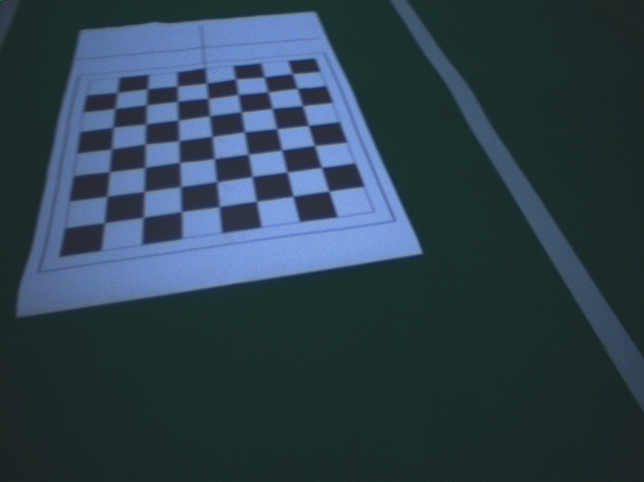
#> input picture prespective transform/4.png, 644 x 482 px, given in place of 4.jpg, which was not available
$ jupyter execute --allow-errors Untitled.ipynb   (shell and % lines are left out)   (older library calls are emulated)
#> lines starting #> are read from the running program, lines starting #| are printed output that depends on the picture; after the words box and inside, x2 and y2 are one past the last pixel; in counts of white or black regions, pixels touching at a corner belong together; pictures that were not available may be replaced by others from this repository, and a replacement may not be noted
[cell 1]
import cv2
from matplotlib import pyplot as plt
import numpy as np

#> (a cell that did not finish here is left out)

[cell 3]
def diff_neighb_1(_):
    tmp = []
    for i in range(len(_) - 1):
        tmp.append(_[i+1][0] - _[i][0])
    return tmp


def diff_neighb_2(_):
    tmp = []
    for i in range(len(_) - 1):
        tmp.append(_[i+1][1] - _[i][1])
    return tmp


def split_lines(coef, mode=1, eps = 20):
    '''
    @input =list
    @output = list of lists
    '''
    if mode == 1:
        coef.sort(key=lambda tup: tup[0])
        diff = diff_neighb_1(coef)
        #eps = max(coef, key=lambda tup: tup[0])[0] / acc

    elif mode == 2:
        coef.sort(key=lambda tup: tup[1])
        diff = diff_neighb_2(coef)
        #eps = max(coef, key=lambda tup: tup[1])[1] / acc

    i = 0
    tmp = []
    for el in diff:
        if el > eps:
            tmp.append(i)
        i+=1
    res = []
    prev = 0
    tmp.append(len(coef))
    for el in tmp:
        if (el-prev) < 2:
            continue
        res.append(coef[prev:el])
        prev = el + 1
    res
    return res


def mean_lines(splited_coef):
    res = []
    for el in splited_coef:
        tmp1, tmp2 = [], []
        for _ in el:
            tmp1.append(_[0])
            tmp2.append(_[1])
        res.append((np.mean(tmp1), np.mean(tmp2)))
    return res

[cell 4]
img = cv2.imread('test/4.jpg')
#> img is the input picture: shape (482, 644, 3); mean B, G, R 76.5, 64.1, 45.1

plt.imshow(img)

[cell 5]
gray = cv2.imread('test/4.jpg', 0)
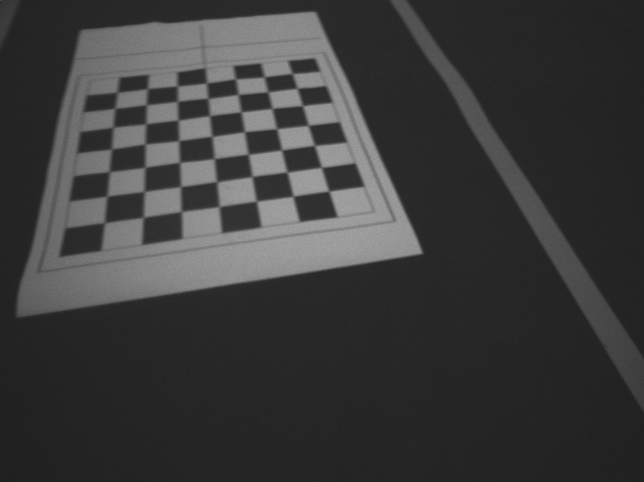
#> gray: shape (482, 644); min 30, max 167, mean 59.3

[cell 6]
new = cv2.Canny(gray, 250, 270)
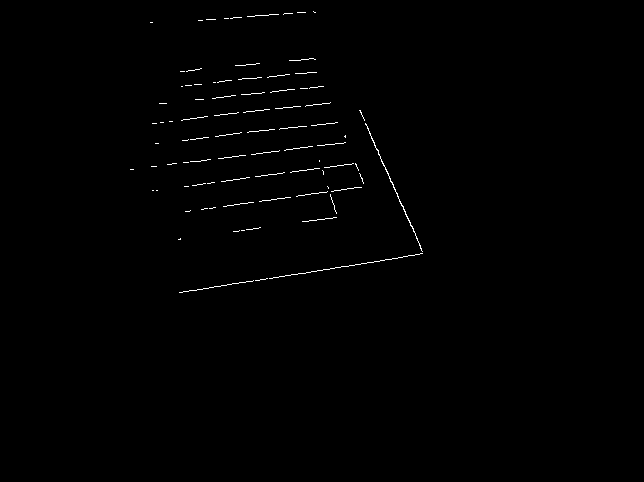
#> new: shape (482, 644); 0.54% white in thin lines or dots, all inside (x1, y1, x2, y2) = (130, 11, 423, 293)
plt.imshow(new)

[cell 7]
rho =1 # distance resolution in pixels of the Hough grid
theta = 1 * np.pi/180 # angular resolution in radians of the Hough grid
threshold = 100	 # minimum number of votes (intersections in Hough grid cell)
min_line_length = 500 #minimum number of pixels making up a line
max_line_gap = 20

[cell 8]
lines = cv2.HoughLinesP(new, rho, theta, threshold)
#> lines = 14 rows, first 6: [269, 278, 272, 278], [319, 192, 323, 192], [223, 206, 239, 204], [248, 281, 252, 281], [240, 282, 245, 282], [357, 264, 360, 264]

[cell 9]
coef = []
for j in range(lines.shape[0]):
    for x1, y1, x2, y2 in lines[j]:
        if y1 == y2:
            a = 0
        elif x1 == x2:
            continue
        else:
            a = (y1-y2)/(x1 - x2)
        b = y1 - a*x1
        coef.append((a,b))

[cell 10]
splited = split_lines(coef, eps=0.5)
for el in splited:
    s_l = split_lines(el, mode=2, eps=50)
    for a, b in mean_lines(s_l):
        print(a,b)
        if (a != a) or (np.abs(a) == 1):
            continue
        pt1 = (0, int(b))
        if a == 0:
            pt2 = (720, int(b))
        else:
            pt2 = (720, int(720*a + b))
        cv2.line(img, pt1, pt2, (0,0,0), 2)
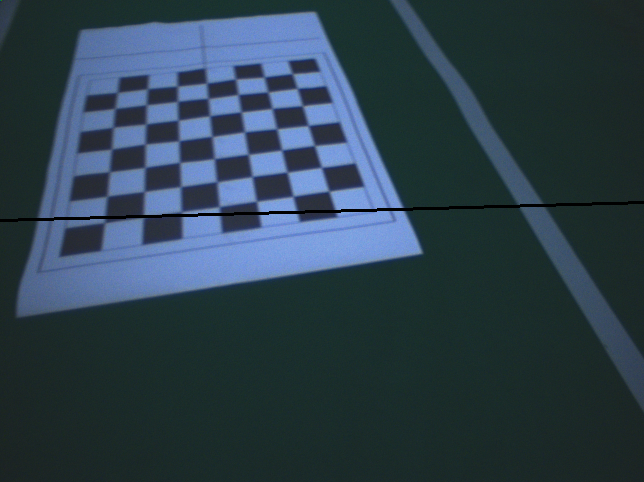
#> img: shape (482, 644, 3); 0.62% of pixels changed, all inside (x1, y1, x2, y2) = (0, 201, 644, 222)

[cell 11]
cv2.imwrite('houghlines_test2.jpg',img)
#> Out = True

[cell 12]
import cv2
from matplotlib import pyplot as plt
import numpy as np
import sys

filename = sys.argv[1]


rho =1 # distance resolution in pixels of the Hough grid
theta = 1 * np.pi/180 # angular resolution in radians of the Hough grid
threshold = 100	 # minimum number of votes (intersections in Hough grid cell)
min_line_length = 500 #minimum number of pixels making up a line
max_line_gap = 20


def diff_neighb_1(_):
    tmp = []
    for i in range(len(_) - 1):
        tmp.append(_[i+1][0] - _[i][0])
    return tmp


def diff_neighb_2(_):
    tmp = []
    for i in range(len(_) - 1):
        tmp.append(_[i+1][1] - _[i][1])
    return tmp


def split_lines(coef, mode=1, acc = 20):
    '''
    @input =list
    @output = list of lists
    '''
    if mode == 1:
        coef.sort(key=lambda tup: tup[0])
        diff = diff_neighb_1(coef)
        eps = max(coef, key=lambda tup: tup[0])[0] / acc

    elif mode == 2:
        coef.sort(key=lambda tup: tup[1])
        diff = diff_neighb_2(coef)
        eps = max(coef, key=lambda tup: tup[1])[1] / acc

    i = 0
    tmp = []
    for el in diff:
        if el > eps:
            tmp.append(i)
        i+=1
    res = []
    prev = 0
    tmp.append(len(coef))
    for el in tmp:
        res.append(coef[prev:el])
        prev = el + 1
    res
    return res


def mean_lines(splited_coef):
    res = []
    for el in splited_coef:
        tmp1, tmp2 = [], []
        for _ in el:
            tmp1.append(_[0])
            tmp2.append(_[1])
        res.append((np.mean(tmp1), np.mean(tmp2)))
    return res

img = cv2.imread('test/'+filename)
gray = cv2.imread('test/'+filename, 0)

new = cv2.Canny(gray, 40, 180)
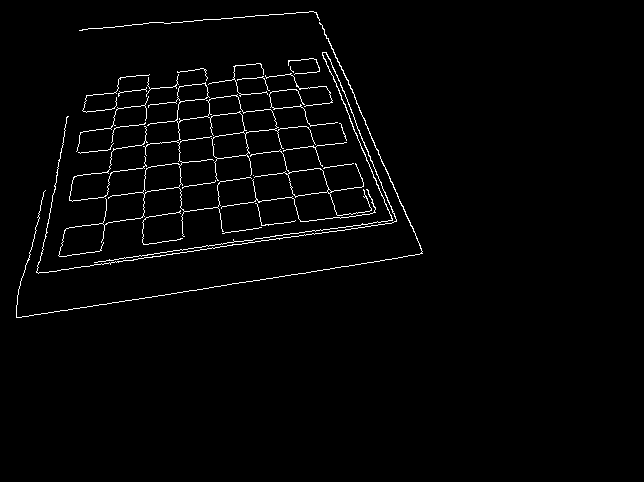
#> new: shape (482, 644); 1.9% white in thin lines or dots, all inside (x1, y1, x2, y2) = (16, 11, 423, 318)
lines = cv2.HoughLinesP(new, rho, theta, threshold)
#> lines = 163 rows, first 6: [332, 231, 336, 231], [235, 244, 247, 243], [104, 263, 107, 263], [35, 232, 35, 232], [75, 226, 80, 226], [351, 228, 354, 228]

coef = []
for j in range(lines.shape[0]):
    for x1, y1, x2, y2 in lines[j]:
        if y1 == y2:
            a = 0
        else:
            a = (y1-y2)/(x1 - x2)
        b = y1 - a*x1
        coef.append((a,b))


splited = split_lines(coef, acc=10)
#> (the rest of this cell did not finish here and is left out)

[cell 13]
import numpy as np
import cv2
import time
from IPython.display import clear_output

# [5 lines of commented-out code are left out]

WIND_X = 480
#> WIND_X = 480
WIND_Y = 360

# [87 lines left out: functions get_available_cameras, turn_to_RG, obtain_color_ratio_mask, erase_little_parts, not called in this run]

def draw_lines (img, mask = None):
    #img = cv2.imread('src.png')
    gray = cv2.cvtColor(img,cv2.COLOR_BGR2GRAY)

    kernel_size = 5
    blur_gray = cv2.GaussianBlur(gray,(kernel_size, kernel_size),0)

    low_threshold = 50
    high_threshold = 150
    edges = cv2.Canny (blur_gray, low_threshold, high_threshold)

    rho = 1  # distance resolution in pixels of the Hough grid
    #rho = 2  # distance resolution in pixels of the Hough grid

    theta = np.pi / 180  # angular resolution in radians of the Hough grid
    # [5 lines of commented-out code are left out]
    threshold = 45  # minimum number of votes (intersections in Hough grid cell)

    #min_line_length = 50  # minimum number of pixels making up a line
    min_line_length = 100  # minimum number of pixels making up a line

    #max_line_gap = 20  # maximum gap in pixels between connectable line segments
    #max_line_gap = 30  # maximum gap in pixels between connectable line segments
    #max_line_gap = 40  # maximum gap in pixels between connectable line segments
    max_line_gap = 60  # maximum gap in pixels between connectable line segments

    line_image = np.copy(img) * 0  # creating a blank to draw lines on

    # Run Hough on edge detected image
    # Output "lines" is an array containing endpoints of detected line segments
    lines = cv2.HoughLinesP(edges, rho, theta, threshold)
    #, np.array([]),
    #                    min_line_length, max_line_gap)

    if (lines is None):
        return img, np.zeros (img.shape, np.uint8)
    else:
        return lines

    print (len (lines))
    #print(lines)
    for line in lines:
        for x1,y1,x2,y2 in line:
            cv2.line (line_image, (x1, y1), (x2, y2), (255, 0, 0), 5)

            #cv2.circle (line_image, (x1, y1), 6, (20, 30, 240), -1)
            #cv2.circle (line_image, (x2, y2), 6, (20, 30, 240), -1)


    #return lines
    # Draw the lines on the  image
    #lines_edges = cv2.addWeighted (img, 0.8, line_image, 1, 0)

    #cv2.imshow (name, lines_edges)

    return lines_edges, line_image

[cell 14]
# [5 lines left out: function get_len, not called in this run]

[cell 15]
lines = draw_lines(img)
#> in draw_lines, `edges = cv2.Canny (blur_gray, low_threshold, high_threshold)`:
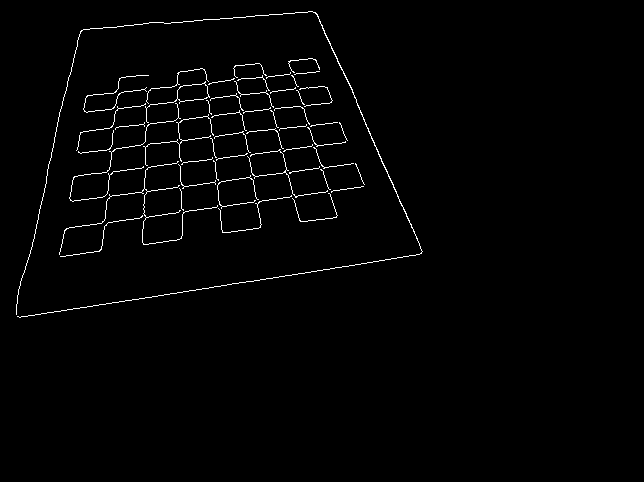
#> edges: shape (482, 644); 1.5% white in thin lines or dots, all inside (x1, y1, x2, y2) = (16, 11, 423, 318)
#> in draw_lines, `line_image = np.copy(img) * 0`: line_image: shape (482, 644, 3); every value is 0
#> in draw_lines, `lines = cv2.HoughLinesP(edges, rho, theta, threshold)`: lines = 294 rows, first 6: [202, 288, 207, 288], [200, 209, 203, 209], [112, 302, 117, 302], [342, 189, 346, 189], [121, 220, 125, 220], [74, 308, 79, 308]

[cell 16]
lines
#> Out has the same summary as lines in draw_lines

[cell 17]
coef = []
for j in range(lines.shape[0]):
    for x1, y1, x2, y2 in lines[j]:
        if y1 == y2:
            a = 0
        else:
            a = (y1-y2)/(x1 - x2)
        b = y1 - a*x1
        coef.append((a,b))


#> (the rest of this cell did not finish here and is left out)

#> (a cell that did not finish here is left out)

[cell 19]
img = cv2.imread('shot1.jpg')
blue = cv2.imread('blue.jpg')

[cell 20]
blue

[cell 21]
cv2.imwrite("test.jpg", img)
#> Out = True

$ run again, with prespective transform/0.png copied over prespective transform/4.png
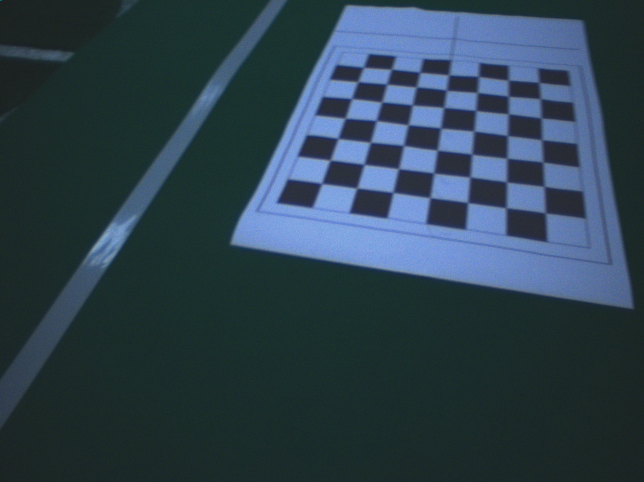
#> input picture prespective transform/0.png, 644 x 482 px, given in place of 4.jpg, which was not available
#> img is the input picture: shape (482, 644, 3); mean B, G, R 77.7, 65.1, 45.4
#> `lines = cv2.HoughLinesP(new, rho, theta, threshold)`: lines = 36 rows, first 6: [437, 278, 448, 279], [512, 290, 528, 292], [336, 262, 353, 264], [288, 254, 291, 254], [449, 280, 453, 280], [492, 287, 497, 287]
#> `cv2.imwrite('houghlines_test2.jpg',img)`: Out = True
#> `lines = cv2.HoughLinesP(new, rho, theta, threshold)`: lines = 120 rows, first 6: [245, 247, 248, 247], [418, 275, 421, 275], [607, 305, 618, 306], [8, 368, 9, 367], [83, 261, 84, 260], [9, 366, 41, 321]
#> after the loop `for el in splited:`:
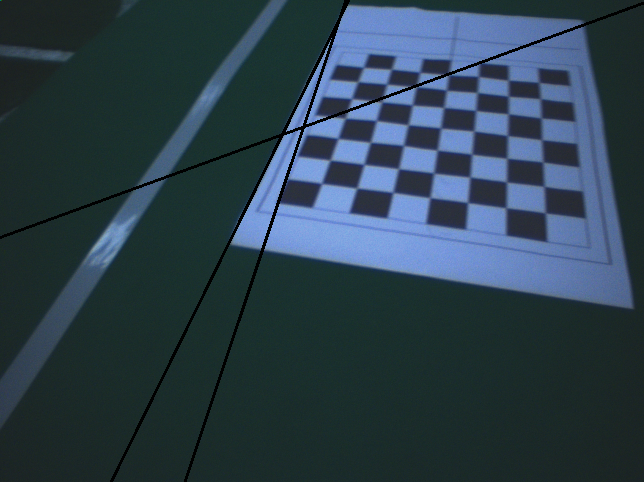
#> img: shape (482, 644, 3); 1.58% of pixels changed, all inside (x1, y1, x2, y2) = (0, 0, 644, 482)
#> `cv2.imwrite('res/' + filename, img)`: Out = True
#> in draw_lines, `edges = cv2.Canny (blur_gray, low_threshold, high_threshold)`:
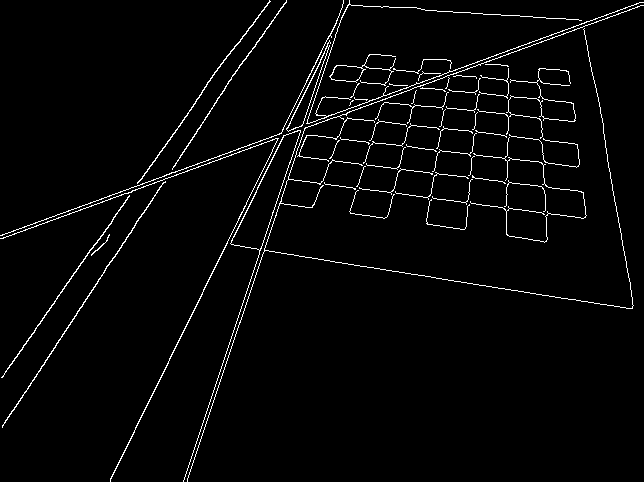
#> edges: shape (482, 644); 2.8% white in thin lines or dots
#> line_image: shape (482, 644, 3); every value is 0
#> in draw_lines, `lines = cv2.HoughLinesP(edges, rho, theta, threshold)`: lines = 527 rows, first 6: [471, 67, 472, 67], [100, 202, 126, 193], [604, 15, 613, 12], [450, 71, 603, 16], [157, 181, 158, 181], [589, 24, 598, 21]
#> `lines`: Out has the same summary as lines in draw_lines
#> `cv2.imwrite("test.jpg", img)`: Out = True

$ run again, with prespective transform/1.png copied over prespective transform/4.png
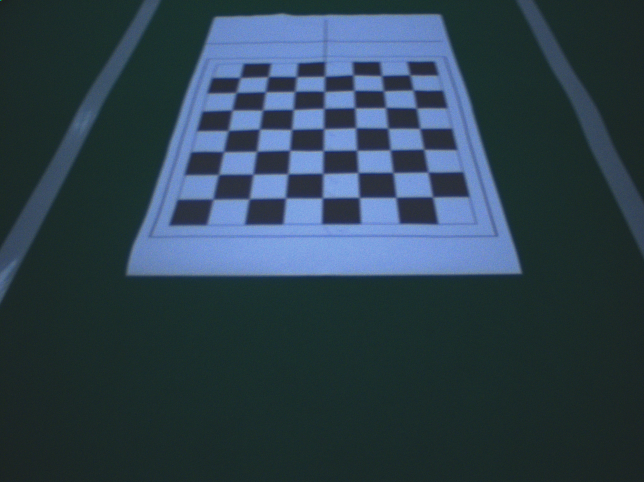
#> input picture prespective transform/1.png, 644 x 482 px, given in place of 4.jpg, which was not available
#> img is the input picture: shape (482, 644, 3); mean B, G, R 77.7, 65, 45.6
#> `lines = cv2.HoughLinesP(new, rho, theta, threshold)`: lines = [[271, 275, 395, 275], [401, 172, 425, 172], [295, 129, 321, 129], [419, 108, 444, 108], [330, 128, 353, 128], [331, 108, 352, 108]]
#> after the loop `for el in splited:`:
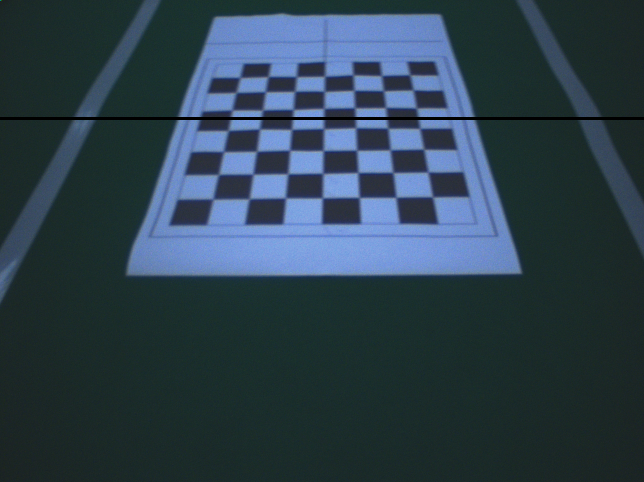
#> img: shape (482, 644, 3); 0.62% of pixels changed, all inside (x1, y1, x2, y2) = (0, 117, 644, 120)
#> `cv2.imwrite('houghlines_test2.jpg',img)`: Out = True
#> `lines = cv2.HoughLinesP(new, rho, theta, threshold)`: lines = 41 rows, first 6: [126, 275, 407, 275], [306, 173, 320, 173], [295, 129, 321, 129], [326, 173, 357, 173], [216, 199, 247, 199], [326, 14, 346, 14]
#> `cv2.imwrite('res/' + filename, img)`: Out = True
#> in draw_lines, `edges = cv2.Canny (blur_gray, low_threshold, high_threshold)`:
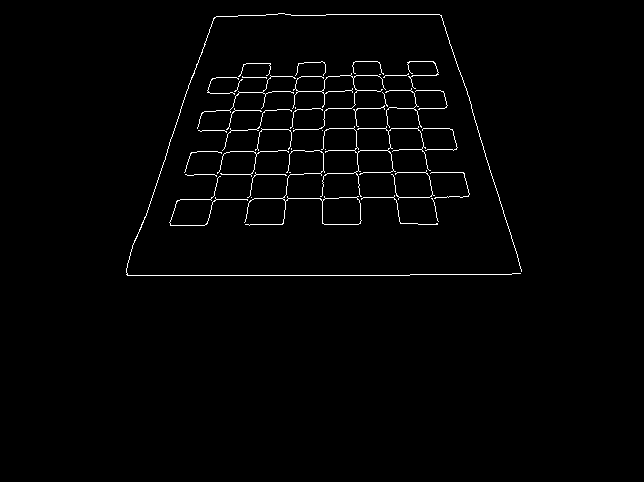
#> edges: shape (482, 644); 1.4% white in thin lines or dots, all inside (x1, y1, x2, y2) = (126, 13, 522, 276)
#> line_image: shape (482, 644, 3); every value is 0
#> in draw_lines, `lines = cv2.HoughLinesP(edges, rho, theta, threshold)`: lines = 149 rows, first 6: [127, 275, 409, 275], [515, 249, 515, 250], [472, 111, 472, 112], [459, 70, 461, 76], [391, 128, 417, 128], [288, 198, 320, 198]
#> `lines`: Out has the same summary as lines in draw_lines
#> `cv2.imwrite("test.jpg", img)`: Out = True
